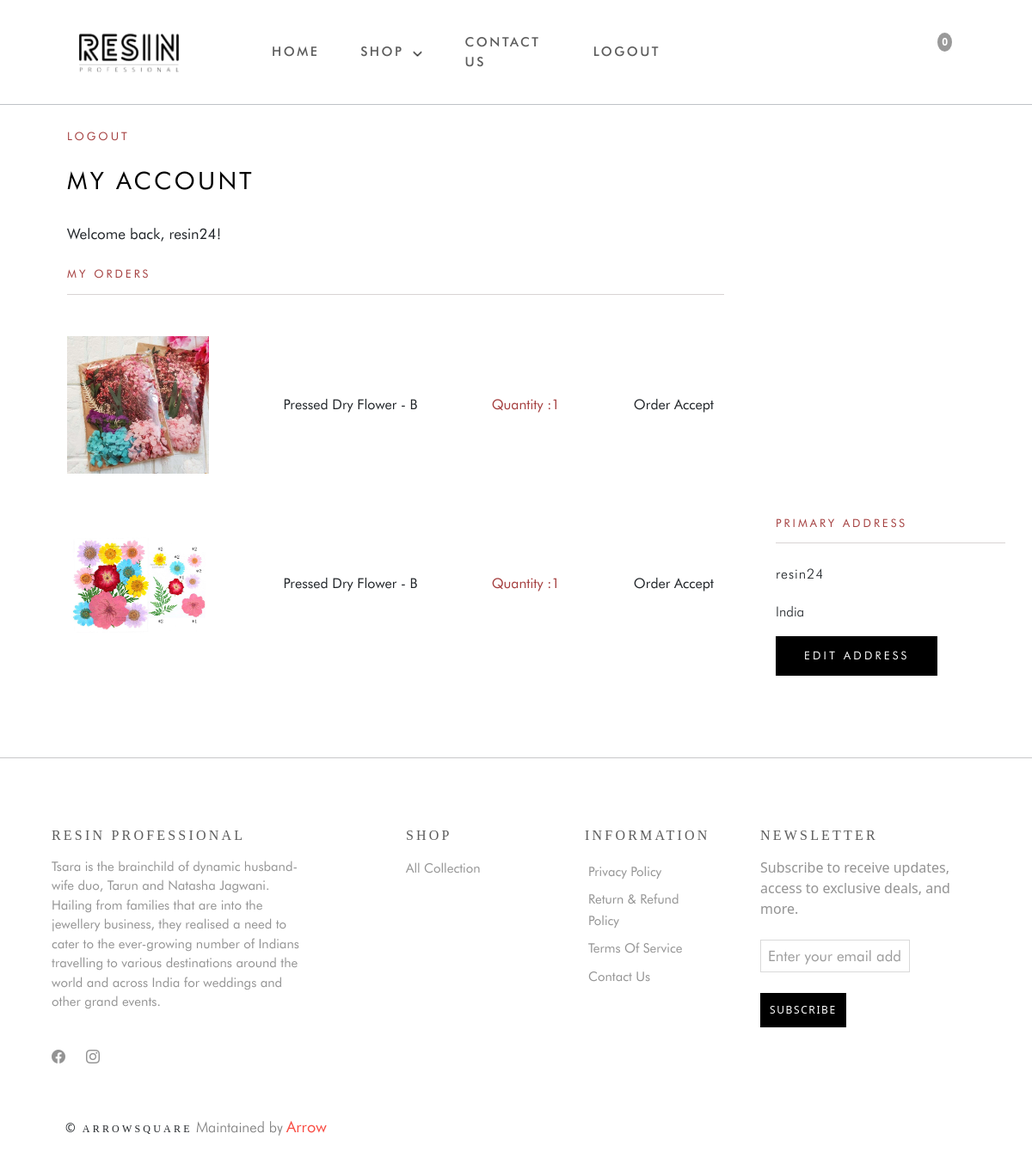
The app's page /profile/ (signed in) with its own data.
### myapp/models.py (models this page shows, shortened)
class Order(models.Model):
    user = models.ForeignKey(User, on_delete=models.CASCADE)
    address = models.ForeignKey(Address, on_delete=models.CASCADE)
    product = models.ForeignKey(AllProduct, on_delete=models.CASCADE)
    quantity = models.PositiveBigIntegerField(default=1)
    order_date = models.DateTimeField(auto_now_add=True)
    status = models.CharField(max_length=50, default="Order Accept")

class AllProduct(models.Model):
    add_in_best_seller = models.BooleanField(default=False)
    product_img = models.ImageField(upload_to="allproduct_img")
    product_name = models.CharField(max_length=800)
    product_price = models.PositiveIntegerField()
    product_details = models.TextField()
    category_nam = models.ForeignKey(Category,on_delete=models.CASCADE)
    slug = AutoSlugField(populate_from="product_name",unique=True,default=None,null=True)
    extra_img1 = models.ImageField(upload_to="product_view_slider_img/", blank=True, null=True)
    extra_img2 = models.ImageField(upload_to="product_view_slider_img/", blank=True, null=True)
    extra_img3 = models.ImageField(upload_to="product_view_slider_img/", blank=True, null=True)
    extra_img4 = models.ImageField(upload_to="product_view_slider_img/", blank=True, null=True)
    extra_img5 = models.ImageField(upload_to="product_view_slider_img/", blank=True, null=True)

### myapp/views.py (the view)
# urls.py: path("profile/",profile,name="profile"),
@login_required(login_url="/login_page")
def profile(request):
    if request.user.is_authenticated:
        totalnumber = len(Cart.objects.filter(user=request.user))
        order=Order.objects.filter(user=request.user)
        con = {
            'totalnumber':totalnumber,
            'order':order
        }
    else:
        totalnumber= 0
    return render(request,"profile.html",con)

### templates/profile.html (shortened to what this page needs)
{% extends "base.html" %}
{% load static %}
{% block body %}
<div class="container p-5" id="profile-container">
    <div class="row">
        <div class="col-md-12 mx-md-5 col-9 m-auto py-2 py-md-0">
            <a href="/log_out" class="profile-a text-decoration-none">Logout</a>
            <h2 class="m-md-0 py-4 profile-h2">MY ACCOUNT</h2>
            <p class="profile-p py-2">Welcome back, {{request.user.username}}!</p>
        </div>
    </div>
    <p class="order-first-p text-decoration-none ms-5">My orders</p>
    <div class="row mt-5 align-items-start" id="hr">
    {% if order %}
        {% for i in order %}
        <div class="col-md-8 d-md-flex text-center align-items-center gap-md-5 justify-content-between col-12 m-auto mb-5 mx-md-5">
            <img src="{{i.product.product_img.url}}" alt="" class="order-img">
            <p class="m-md-0 p-md-0 pro-name-order">{{i.product.product_name}}</p>
            <p class="order-quan m-md-0 p-md-0">Quantity :{{i.quantity}}</p>
            <article>{{i.status}}</article>
        </div>
        {% endfor %}
    {% else %}
        <div class="col-md-8 col-9 m-auto m-md-0 mx-md-5">
            <p class="order-data-p my-4">You haven't placed any orders yet</p>
        </div>
    {% endif %}
        <div class="col-md-3 col-9 mt-0 align-self-start m-md-0 m-auto">
            <p class="order-sec-p text-decoration-none">Primary Address</p>
            <p class="address-name py-2 pb-1">{{request.user.username}}</p>
            <p class="address-country">India</p>
            <a href="/addresse" class="text-decoration-none address-btn" id="address-btn">EDIT ADDRESS</a>
        </div>
    </div>
</div>
<hr>
{% endblock body %}

### templates/base.html (shortened to what this page needs)
{% load static %}
<!DOCTYPE html>
<html lang="en">
  <head>
     <link rel="stylesheet" href="sweetalert2.min.css">
	  <link href="https://www.jqueryscript.net/css/jquerysctipttop.css" rel="stylesheet" type="text/css">
    <link rel="stylesheet" href="{% static 'css/style.css' %}" />
    <link rel="stylesheet" href="https://cdnjs.cloudflare.com/ajax/libs/animate.css/4.1.1/animate.min.css"/>
    <link rel="stylesheet" href="{% static 'css/lightboxed.css' %}">
    <link rel="stylesheet" href="https://cdn.jsdelivr.net/npm/animate.css">
    <link href="https://www.jqueryscript.net/css/jquerysctipttop.css" rel="stylesheet" type="text/css">
<link rel="stylesheet" href="https://cdnjs.cloudflare.com/ajax/libs/bootswatch/4.5.2/flatly/bootstrap.min.css">
    <link
    rel="stylesheet"
    href="https://unpkg.com/swiper/swiper-bundle.min.css"
  />
     <link rel="stylesheet" href="https://cdn.jsdelivr.net/npm/sweetalert2@11">
    <link
      rel="stylesheet"
      href="https://cdnjs.cloudflare.com/ajax/libs/OwlCarousel2/2.3.4/assets/owl.carousel.min.css"
    />
    <link
      rel="stylesheet"
      href="https://cdnjs.cloudflare.com/ajax/libs/OwlCarousel2/2.3.4/assets/owl.theme.default.min.css"
    />
    <link
      href="https://cdn.jsdelivr.net/npm/bootstrap@5.3.2/dist/css/bootstrap.min.css"
      rel="stylesheet"
    />
    <link
      rel="stylesheet"
      href="https://cdn.jsdelivr.net/npm/bootstrap-icons@1.11.3/font/bootstrap-icons.min.css"
    />
    <link
      rel="stylesheet"
      href="https://site-assets.fontawesome.com/releases/v6.5.1/css/all.css"
    />
    <link
      rel="stylesheet"
      href="https://site-assets.fontawesome.com/releases/v6.5.1/css/sharp-thin.css"
    />
    <link
      rel="stylesheet"
      href="https://site-assets.fontawesome.com/releases/v6.5.1/css/sharp-solid.css"
    />
    <link
      rel="stylesheet"
      href="https://site-assets.fontawesome.com/releases/v6.5.1/css/sharp-regular.css"
    />
  <link
      rel="stylesheet"
      href="https://site-assets.fontawesome.com/releases/v6.5.1/css/sharp-light.css"/>
</head>
  <body>
      <header id="header">
        <div class="container-fluid header">
          <div class="row align-items-center gap-md-3 header-row padding-mobile-screen">
            <div
              class="col-lg-3 col-5 col-sm-4 col-md-3 mx-md-0 mx-auto me-4 ms-3 me-md-0 equal-heigh d-flex align-items-center justify-content-center gap-logo" id="logo-col"
            >
              <div class="logo py-md-0">
               <a href="/"> <img src="{% static 'images/logo-11.jpg' %}" alt="" class="main-logo-img"/>
                  </a>
              </div>
            </div>
        <div class="col-lg-5 col-md-5 p-0 m-0 equal-height d-md-flex align-items-center justify-content-center" id="ul-display">
        <ul class="list-unstyled d-block d-md-flex m-0 p-0 gap-md-5 me-lg-5 main-ul equal-height align-items-center header-ul" id="header-ul-main">
          <li class="li-height"><a href="">Home</a></li>
                <li class="drop li-height">
                  <div>
                    <a class="gap-2 d-flex dd align-items-center">
                      Shop
                      <img
                        src="{% static '/images/arrow.png' %}"
                        alt=""
                        class="arrow-img mt-1"
                      />
                    </a>
                  </div>
                </li>
                <li class="li-height"><a href="">Contact Us</a></li>
                {% if user.is_authenticated %}
                <li class="li-height"><a href="/log_out">Logout</a></li>
                {% else %}
                <li class="li-height"><a href="/reg_page">Register</a></li>
                {% endif %}
              </ul>
        </div>
            <div class="col-lg-2 col-2 m-md-auto equal-height d-flex align-items-center">
              <div class="icons d-flex align-items-center">
                <box-icon
                  name="search-alt-2"
                  class="icon-color search-icon"
                  id="search-icon"
                  color="#5c5c5c"
                ></box-icon>
                <a href="/profile">
                <box-icon
                  name="user"
                  class="icon-color user-icon"
                  color="#5c5c5c"
                  id="user-icon"
                ></box-icon>
                </a>
                <box-icon
                  name="heart"
                  class="icon-color heart-icon"
                  color="#5c5c5c"
                ></box-icon>
                <a href="/cart" class="cart-link">
                  {% if request.user.is_authenticated %}
                  <span class="cart-count">{{totalnumber}}</span>
                  {% endif %}
                  <box-icon
                    name="shopping-bag"
                    class="icon-color cart-icon"
                    color="#5c5c5c"
                  ></box-icon>
                </a>
              </div>
            </div>
          </div>
        </div>
      </header>
      {% block body %}
      {% endblock body %}
<div class="container-fluid p-3 pb-5 pt-2" id="footer">
    <div class="row p-2 justify-content-between w-100">
        <div class="col-sm-12 col-md-6 col-xl-4 px-md-5">
            <h6 class="pt-sm-5 pt-2 footer-h6">RESIN PROFESSIONAL</h6>
            <div class="row pt-2">
                <div class="col">
                  <p class="footer-p footcolor">  Tsara is the brainchild of dynamic husband-wife duo, Tarun and Natasha Jagwani. Hailing from families that are into the jewellery business, they realised a need to cater to the ever-growing number of Indians travelling to various destinations around the world and across India for weddings and other grand events.
                  </p>
                </div>
            </div>
            <div class="row">
                <div class="col mt-4 gap-4 d-flex">
                    <a href=""><i class="bi bi-facebook mt-1 footcolor"></i></a>
                    <a href=""><i class="bi bi-instagram  footcolor"></i></a>
                </div>
            </div>
        </div>
        <div class="col-sm-12 col-md-6 col-xl-2 ms-md-5">
            <h6 class="pt-5 text-start shop-footer mb-3 footer-h6">SHOP</h6>
            <a href=""  class="footcolor all text-decoration-none">All Collection</a>
        </div>
        <div class="col-sm-12 col-md-6 col-xl-2 pe-md-5">
            <h6 class="pt-5 info-footer footer-h6">INFORMATION</h6>
            <ul class="footer-ul py-2 list-unstyled">
                <li class="p-1"><a href="" class="footcolor">Privacy Policy</a></li>
                <li class="p-1"><a href="" class="footcolor">Return & Refund Policy</a></li>
                <li class="p-1"><a href="" class="footcolor">Terms Of Service</a></li>
                <li class="p-1"><a href="" class="footcolor">Contact Us</a></li>
            </ul>
        </div>
        <div class="col-sm-12 col-md-6 col-xl-3 d-flex flex-column ps-md-2">
            <h6 class="pt-5 footer-h6">NEWSLETTER</h6>
            <div class="row">
                <div class="col mt-2">
                    <p class="footcolor w-md-75">Subscribe to receive updates, access to exclusive deals, and more.</p>
                </div>
            </div>
            <div class="row">
                <div class="col mt-2">
                    <input type="text" placeholder="Enter your email address" class="footer-input">
                </div>
            </div>
            <div class="row">
                <div class="col mt-4">
                  <a
                  href=""
                  id="btn-footer"
                  class="btn text-decoration-none btn-footer rounded-0  my-auto"
                  >SUBSCRIBE</a
                >
                </div>
            </div>
        </div>
    </div>
  </div>
  <div class="container-fluid px-md-5">
    <div class="row copyright ms-md-3 text-md-start text-center">
          <p class=""> <span class="c">©</span>  <span class="span-1 ms-1">ARROWSQUARE</span> <span class="span-2">Maintained by</span>
          <span class="span-3">Arrow</span>
          </p>
  </div>
  </div>
  </body>

### records on screen
Order: product.product_img (picture), product.product_name "Pressed Dry Flower - B", quantity "1", status "Order Accept"
Order: product.product_img (picture), product.product_name "Pressed Dry Flower - B", quantity "1", status "Order Accept"

### other values on screen
{{ totalnumber }} "0"
{{ request.user.username }} "resin24"
